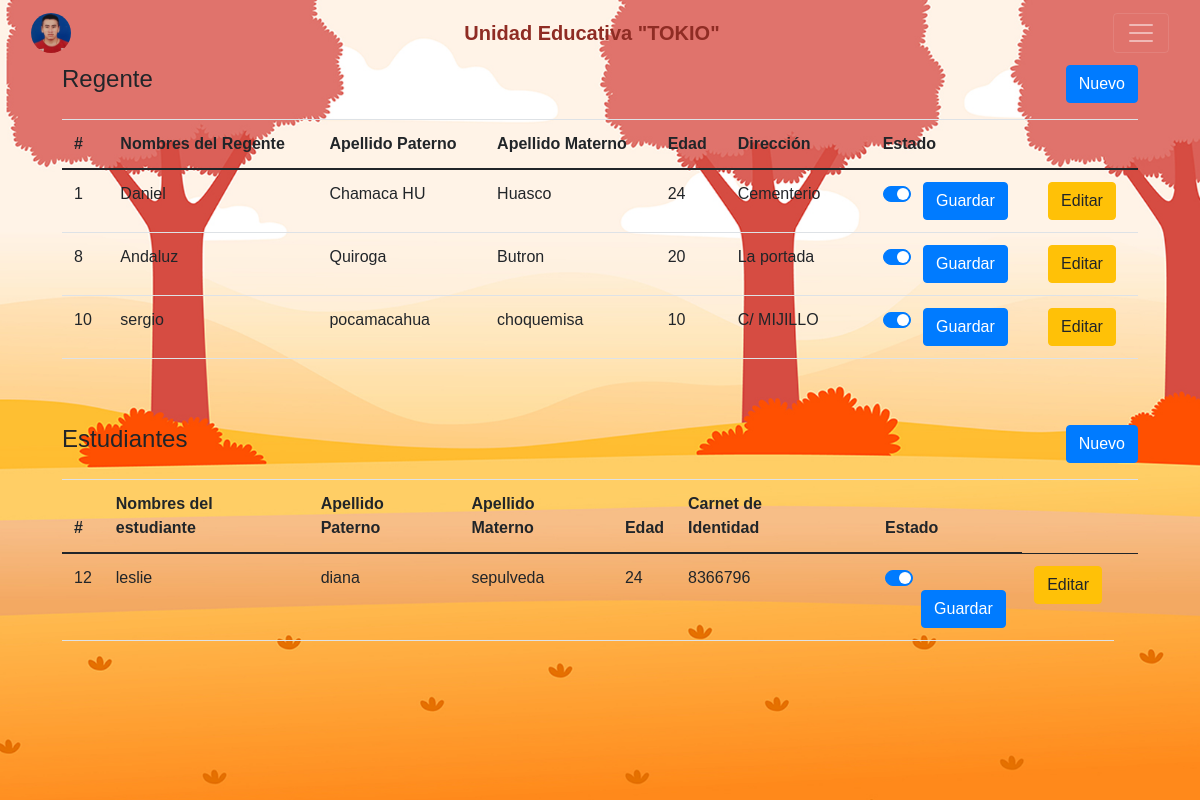
The app's page /index2.php with its own data.
### tables this page shows
CREATE TABLE `regente` (
  `id_regente` int(11) NOT NULL,
  `nombres` varchar(50) DEFAULT NULL,
  `ap_paterno` varchar(50) DEFAULT NULL,
  `ap_materno` varchar(50) DEFAULT NULL,
  `carnet` varchar(50) DEFAULT NULL,
  `edad` varchar(10) DEFAULT NULL,
  `direccion` varchar(10) DEFAULT NULL,
  `matricula` varchar(30) DEFAULT NULL,
  `contrasena` varchar(45) DEFAULT NULL,
  `correo` varchar(30) DEFAULT NULL,
  `nacimiento` date DEFAULT NULL,
  `celular` varchar(50) DEFAULT NULL,
  `estado` tinyint(4) DEFAULT NULL,
  `id_extension` tinyint(4) DEFAULT NULL,
  `id_sexo` tinyint(4) DEFAULT NULL,
  `id_rol` int(11) DEFAULT NULL
);

CREATE TABLE `estudiante` (
  `id_estudiante` int(11) NOT NULL,
  `nombres` varchar(100) DEFAULT NULL,
  `ap_paterno` varchar(30) DEFAULT NULL,
  `ap_materno` varchar(30) DEFAULT NULL,
  `carnet` varchar(10) DEFAULT NULL,
  `edad` varchar(2) DEFAULT NULL,
  `direccion` varchar(70) DEFAULT NULL,
  `nacimiento` date DEFAULT NULL,
  `alergias` varchar(80) DEFAULT NULL,
  `estado` tinyint(4) DEFAULT NULL,
  `id_sexo` tinyint(4) DEFAULT NULL,
  `id_extension` tinyint(4) DEFAULT NULL,
  `id_sangre` tinyint(4) DEFAULT NULL,
  `id_curso` tinyint(4) DEFAULT NULL
);

### public/regente/database.php (called while the page is built, shortened)
<?php
class Regente
{
    public function verRegentes()
    {
        $this->conn = new mysqli("localhost", "root", "", "escuelaa");
        $comando = $this->conn->prepare("SELECT id_regente, nombres, ap_paterno, ap_materno, edad, direccion, estado FROM regente");
        $comando->execute();
        $resultado = $comando->get_result();
        $estudiantes = $resultado->fetch_all(MYSQLI_ASSOC);
        return $estudiantes;
    }
}

### public/config/database.php (called while the page is built, shortened)
<?php
class Estudiante
{
    public function verEstudiantes()
    {
        $this->conn = new mysqli("localhost", "root", "", "escuelaa");
        $comando = $this->conn->prepare("SELECT id_estudiante, nombres, ap_paterno, ap_materno, edad, carnet, estado FROM estudiante");
        $comando->execute();
        $resultado = $comando->get_result();
        $estudiantes = $resultado->fetch_all(MYSQLI_ASSOC);
        return $estudiantes;
    }
}

### public/index2.php (the view, shortened to what this page needs)
 <?php
require_once "./config/database.php";
$db = new Database();
$estudiante = new Estudiante($db);
$estudiantes = $estudiante->verEstudiantes();
?>
<!DOCTYPE html>
<html lang="es">
  <head>
    <link
      href="https://cdn.jsdelivr.net/npm/bootstrap@5.3.0-alpha3/dist/css/bootstrap.min.css"
      rel="stylesheet"
    />
    <link
      href="https://unpkg.com/boxicons@2.1.1/css/boxicons.min.css"
      rel="stylesheet"
    />
    <link rel="stylesheet" href="style.css" />
    <link rel="stylesheet" href="public/css/bootstrap.min.css">
    <link rel="stylesheet" href="public/css/estilos.css">
    <link rel="stylesheet" href="https://stackpath.bootstrapcdn.com/bootstrap/4.5.2/css/bootstrap.min.css">
  </head>
<?php
require_once "./regente/database.php";
$db = new Databasee();
$regente = new Regente($db);
$regente = $regente->verRegentes();
?>
  <body>
     <img src="./img/bg.jpg" alt="" srcset="" style="position: absolute;
    top: 0;
    left: 0;
    width: 100%;
    height: 100%;
    object-fit: cover;">
<nav class="navbar navbar-dark fixed-top">
  <div class="container-fluid">
    <button type="button" data-bs-toggle="modal" data-bs-target="#staticBackdrop" style="border: 0cm; background-color: transparent;">
      <a class="navbar-brand" href="#">
        <img src="./img/fotoPrin.jpeg" style="border-radius: 50%; height: 40px; width: 40px; object-fit: cover;">
      </a>
    </button>
        <a class="navbar-brand" href="#" style="color: #8f2c24;"
          ><strong> Unidad Educativa "TOKIO" </strong></a
        >
        <button
          class="navbar-toggler"
          type="button"
          data-bs-toggle="offcanvas"
          data-bs-target="#offcanvasDarkNavbar"
          aria-controls="offcanvasDarkNavbar"
          aria-label="Toggle navigation"
        >
          <span class="navbar-toggler-icon"></span>
        </button>
      </div>
    </nav>
    <br><br>
    <main class="container contenedor">
        <div class="p-3 rounded">
            <div class="row">
                <div class="col">
                    <h4>Regente
                        <a href="./regente/nuevo.php" class="btn btn-primary float-right">Nuevo</a>
                    </h4>
                </div>
            </div>
            <div class="row py-3">
                <div class="col">
                    <table class="table table-border">
                        <thead>
                            <tr>
                                <th>#</th>
                                <th>Nombres del Regente</th>
                                <th>Apellido Paterno</th>
                                <th>Apellido Materno</th>
                                <th>Edad</th>
                                <th>Dirección</th>
                                <th></th>
                                <th>Estado</th>
                                <th></th>
                            </tr>
                        </thead>
                        <tbody>
                            <?php foreach ($regente as $regente) : ?>
                                <tr>
                                    <td><?php echo $regente['id_regente']; ?></td>
                                    <td><?php echo $regente['nombres']; ?></td>
                                    <td><?php echo $regente['ap_paterno']; ?></td>
                                    <td><?php echo $regente['ap_materno']; ?></td>
                                    <td><?php echo $regente['edad']; ?></td>
                                    <td><?php echo $regente['direccion']; ?></td>
                                    <td>
                                    <td>
                                        <form action="./regente/actuaestado.php" method="POST" class="formEstado">
                                            <div class="custom-control custom-switch">
                                                <button type="submit" class="btn btn-primary">Guardar</button>
                                            </div>
                                        </form>
                                    </td>
                                    </td>
                                    <td><a href="./regente/editar.php?id=<?php echo $regente['id_regente'];?>" class="btn btn-warning">Editar</a></td>
                                </tr>
                            <?php endforeach; ?>
                        </tbody>
                    </table>
                </div>
            </div>
        </div>
        </main>
        <main class="container contenedor">
        <div class="p-3 rounded">
            <div class="row">
                <div class="col-12">
                    <h4>Estudiantes
                        <a href="./estudiantes/nuevo.php" class="btn btn-primary float-right">Nuevo</a>
                    </h4>
                </div>
            </div>
            <div class="row py-3">
                <div class="col">
                    <?php if (!empty($estudiantes)) : ?>
                        <table class="table table-border">
                            <thead>
                                <tr>
                                    <th>#</th>
                                    <th>Nombres del estudiante</th>
                                    <th>Apellido Paterno</th>
                                    <th>Apellido Materno</th>
                                    <th>Edad</th>
                                    <th>Carnet de Identidad</th>
                                    <th></th>
                                    <th>Estado</th>
                                    <td></td>
                                    <td></td>
                                </tr>
                            </thead>
                            <tbody>
                                <?php foreach ($estudiantes as $estudiante) : ?>
                                    <tr>
                                        <td><?php echo $estudiante['id_estudiante']; ?></td>
                                        <td><?php echo $estudiante['nombres']; ?></td>
                                        <td><?php echo $estudiante['ap_paterno']; ?></td>
                                        <td><?php echo $estudiante['ap_materno']; ?></td>
                                        <td><?php echo $estudiante['edad']; ?></td>
                                        <td><?php echo $estudiante['carnet']; ?></td>
                                        <td>
                                        <td>
                                            <form action="./estudiantes/actuaestado.php" method="POST" class="formEstado">
                                                <div class="custom-control custom-switch">
                                                    <button type="submit" class="btn btn-primary">Guardar</button>
                                                </div>
                                            </form>
                                        </td>
                                        </td>
                                        <td><a href="./estudiantes/editar.php?id=<?php echo $estudiante['id_estudiante']; ?>" class="btn btn-warning">Editar</a></td>
                                    </tr>
                                <?php endforeach; ?>
                            </tbody>
                        <?php else : ?>
                            <p>No se encontraron estudiantes registrados..</p>
                        <?php endif; ?>
                        </table>
                </div>
            </div>
        </div>
    </main>
  </body>
</html>

### public/style.css (style rules this page uses)
body { background-image: url("./img/bg.jpg"); background-repeat: no-repeat; background-size: 100% 100vh; background-position: center top; }
* { margin: 0; padding: 0; box-sizing: border-box; font-family: "Poppins", sans-serif; }

### public/css/estilos.css (style rules this page uses)
.contenedor { border:1px solid #dedede; background-color: #fff; }
.float-right { float: right; }

### records on screen
regente: id_regente "1", nombres "Daniel", ap_paterno "Chamaca HU", ap_materno "Huasco", edad "24", direccion "Cementerio"
regente: id_regente "8", nombres "Andaluz", ap_paterno "Quiroga", ap_materno "Butron", edad "20", direccion "La portada"
regente: id_regente "10", nombres "sergio", ap_paterno "pocamacahua", ap_materno "choquemisa", edad "10", direccion "C/ MIJILLO"
estudiante: id_estudiante "12", nombres "leslie", ap_paterno "diana", ap_materno "sepulveda", edad "24", carnet "8366796"
